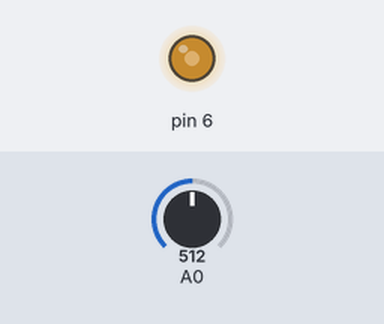
A sketch run on a simulated Arduino Uno, built with avr-gcc and run on an emulated ATmega328P. On the bench: output pins drawn as LEDs (lit = HIGH). Inputs (shaded band) come from the test bench; at power-on: A0 = 512.

Above: at 1.2 s.
1.3 s: A0 set to 716
At 2.4 s:
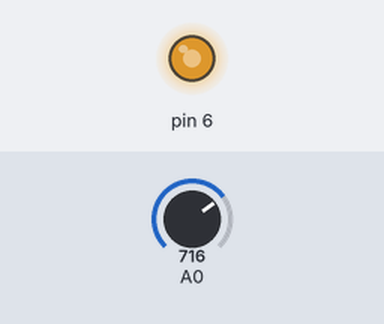
2.8 s: A0 set to 900
At 3.5 s:
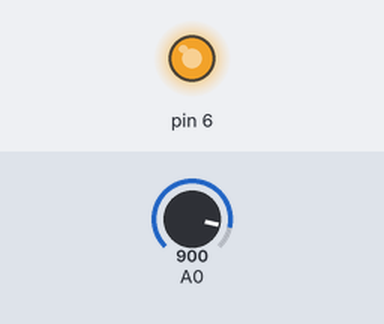
4.3 s: A0 set to 122
At 4.7 s:
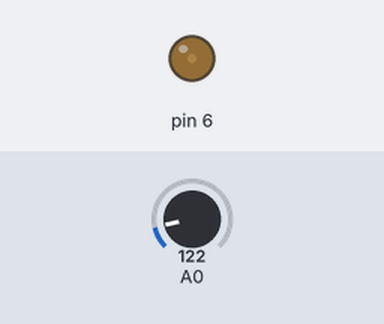
5.8 s: A0 set to 0
At 7.0 s:
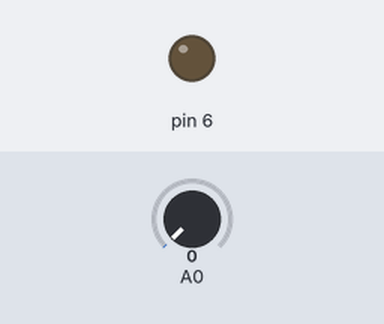
Timing chart, 0 to 8.3 s (numbered marks = the images above; inputs shaded):
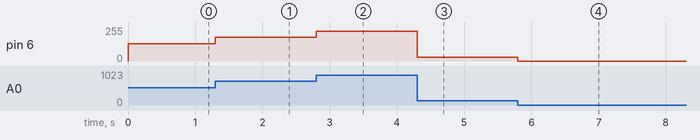

Measured:
- after the input at 1.3 s, pin 6: 128/255 → 179/255 at once
- after the input at 2.8 s, pin 6: 179/255 → 225/255 at once
- after the input at 4.3 s, pin 6: 225/255 → 30/255 at once
- after the input at 5.8 s, pin 6: 30/255 → 0/255 at once

The sketch:

Luin.ino
```cpp
void setup() {
  pinMode(6,OUTPUT);
   pinMode(A0,INPUT);
   Serial.begin(9600);
}

void loop() {
  int ldrValue=analogRead(A0);
  float x=ldrValue/102.3;
  int n=x;
  analogWrite(6,ldrValue/4);
}
```
